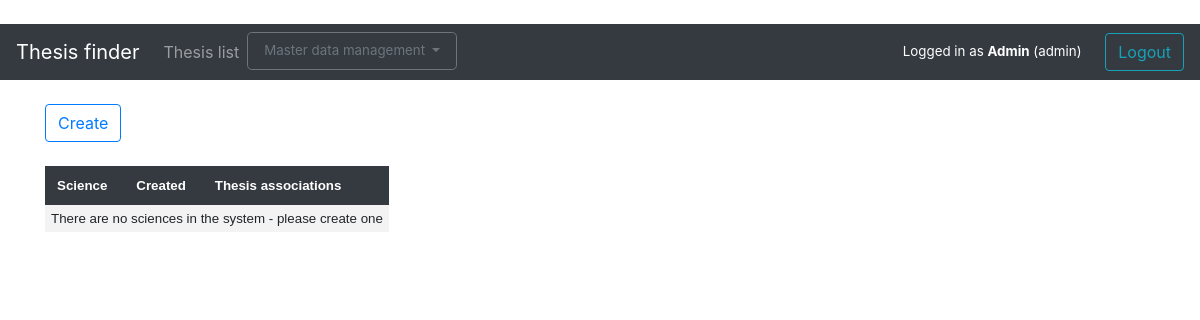
/sciences (signed in), run on an earlier commit of the app's database.
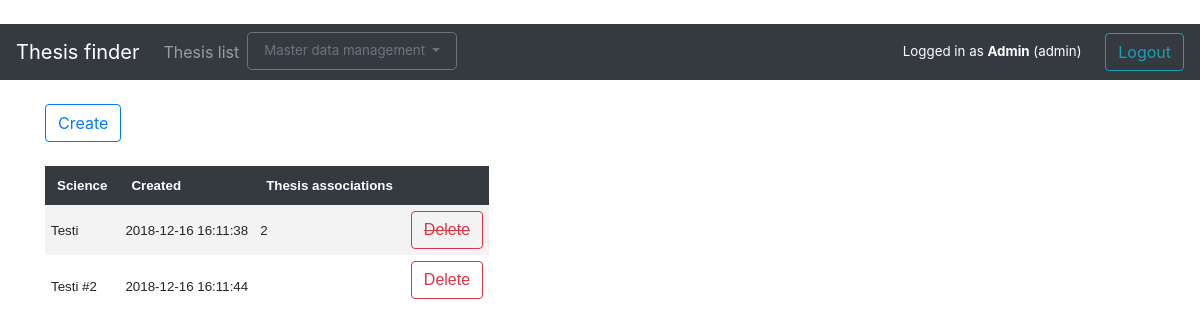
And on a later commit of the database.
### application/science/models.py (models this page shows, shortened)
class Science(Base):
    __tablename__ = "science"
    scienceID = db.Column(db.Integer, primary_key=True)
    name = db.Column(db.String(144), nullable=False)
    science2thesis = db.relationship("Thesis", secondary = science2thesis,
                               backref=db.backref('sciences', lazy = 'dynamic'))
    if os.environ.get("HEROKU"):
        @staticmethod
        def sciWithThesis():
            stmt = text('SELECT science."scienceID", COUNT(science2thesis."thesisID") FROM science'
                        ' LEFT JOIN science2thesis ON science."scienceID" = science2thesis."scienceID"'
                        ' WHERE science2thesis."thesisID" IS NOT NULL'
                        ' GROUP BY science."scienceID";')
            result = db.engine.execute(stmt)
            ids = []
            for row in result:
                ids.append({"id":row[0],"count":row[1]})
            return ids
    else:
        @staticmethod
        def sciWithThesis():
            stmt = text("SELECT science.scienceID, COUNT(science2thesis.thesisID) FROM science"
                        " LEFT JOIN science2thesis ON science.scienceID = science2thesis.scienceID"
                        " WHERE science2thesis.thesisID IS NOT NULL"
                        " GROUP BY science.scienceID;")
            result = db.engine.execute(stmt)
            ids = []
            for row in result:
                print(row[0])
                ids.append({"id":row[0],"count":row[1]})
            return ids

### application/science/views.py (the view)
@app.route("/sciences", methods=["GET"])
def scis_index():
    if not current_user.admin:
        return "Access denied"
    return render_template("science/list.html", prevented_scis = Science.sciWithThesis(), scis = Science.query.all())

### application/__init__.py (called while the page is built)
@login_manager.user_loader
def load_user(user_id):
    return User.query.get(user_id)

### application/templates/science/list.html
{% extends "layout.html" %}
{% block body %}
<div class="container">
    {% if (current_user.admin) %}
    <a class="btn btn-outline-primary" href=" {{ url_for('sci_form') }} " role="button">Create</a><br /><br />
    <table>
        <tr>
            <th>Science</th>
            <th>Created</th>
            <th>Thesis associations</th>
            <th></th>
        </tr>
        {% if scis|length < 1 %} <tr>
            <td colspan="4">There are no sciences in the system - please create one</td>
            </tr>
            {% else %}
            {% for sci in scis %}
            <tr>
                <td>{{ sci.name }}</td>
                <td>{{ sci.createdOn }}</td>
                <td>
                    {% for id in prevented_scis %}
                    {% if id.id == sci.scienceID %}
                    {{id.count}}
                    {% endif %}
                    {% endfor %}
                </td>
                <td>
                    {% if sci.science2thesis|length > 0 %}
                    <a tabindex="0" class="btn btn-outline-danger" role="button" data-toggle="popover" data-trigger="focus"
                        data-content="Science is associated with {{sci.science2thesis|length}} theses and cannot be deleted">
                        <s>Delete</s>
                    </a>
                    {% else %}
                    <form method="POST" action="{{ url_for('sci_delete', sci_id=sci.scienceID) }}">
                        <input class="btn btn-outline-danger" type="submit" value="Delete">
                    </form>
                    {% endif %}
                </td>
            </tr>
            {% endfor %}
            {% endif %}
            {% endif %}
    </table>
</div>
{% endblock %}

What changed in the data, as far as the page shows it:
added Science: name "Testi", createdOn "2018-12-16 16:11:38", count "2"
added Science: name "Testi #2", createdOn "2018-12-16 16:11:44"
Also different on the page:
text no longer shown: "There are no sciences in the system - please create one"
